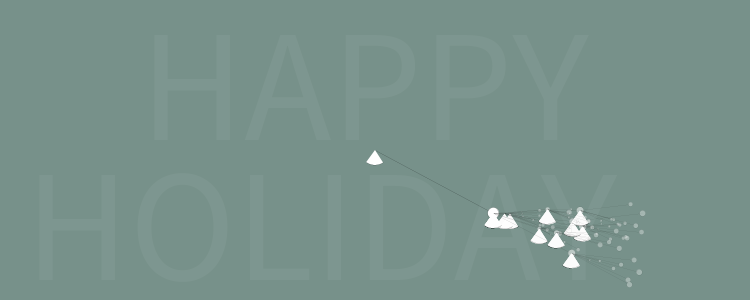
Frame 1 (no input)
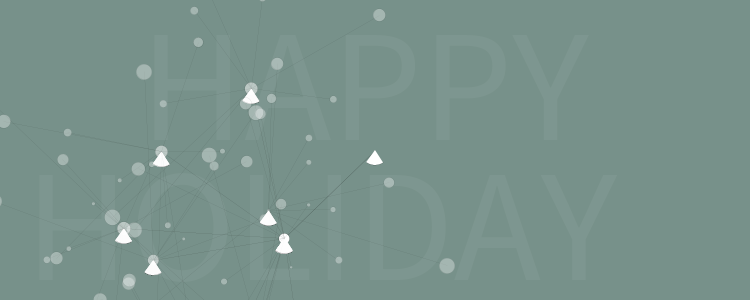
Frame 60 (the mouse pressed at the canvas centre just before this capture)
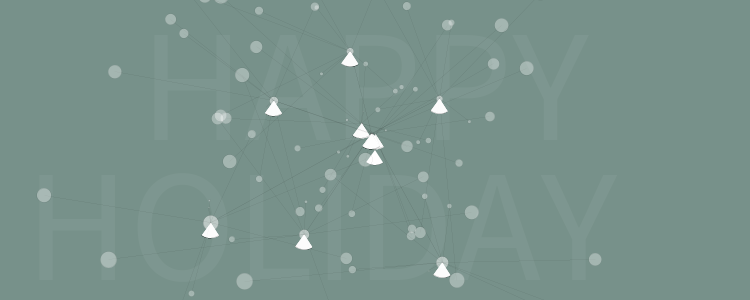
Frame 120 (the mouse held since frame 60 and released just before this capture)

The Processing sketch that drew these frames (run headless with seeded random() and noise(); from frame 60 on, the mouse is pressed at the canvas centre):

// Processing sketch: processing_130079
// ── processing_130079.pde

//Kang-Yu Om Liu 
//happy holiday
//give you s
//20140126

int _numChildren = 9;
int _maxLevels = 3;
Branch _trunk;

void setup() {
  size(750, 300);
  background(119, 145, 138);
  noFill();
  newTree();
  frameRate(15);
}

void draw() {
  background(119, 145, 138);
  fill(255, 12);
  textSize(160);
  text("HAPPY", 140, 140);
    text("HOLIDAY",25, 280);
  _trunk.updateMe(width/2, height/2);
  _trunk.drawMe();
}

void newTree() {
  _trunk = new Branch(1, 0, width/2, 250);
  _trunk.drawMe();
}


// the Branch class
class Branch {
  float level, index;
  float x, y;
  float endx, endy;
  float strokeW, alph; // line style 
  float len, lenChange; // length 
  float rot, rotChange; // rotation
  Branch[] children = new Branch[0];

  Branch(float lev, float ind, float ex, float ey) {
    level = lev;
    index = ind;
    strokeW = (1/level)/150;
    alph = 255/level; 
    len = (1/level)*random(200); 
    lenChange = random(10)-5; 
    rotChange = random(20)-5;

    updateMe(ex, ey);

    if (level < _maxLevels) {
      children = new Branch[_numChildren];
      for (int x=0; x<_numChildren; x++) {
        children[x] = new Branch(level+1, x, endx, endy);
      }
    }
  }

  void updateMe(float nx, float ny) {
    x = nx;
    y = ny;
    rot += rotChange; 
    len -= lenChange; 
    if (len<0 || len>200) { 
      lenChange *= -1;
    } 
    float radian = radians(rot); 
    endx = x+(len*cos(radian)); 
    endy = y+(len*sin(radian));

    for (int i=0; i<children.length; i++) {
      children[i].updateMe(endx, endy);
    }
  }

  void drawMe() {
    strokeWeight(strokeW); 
    stroke(0, alph);     
    line(x, y, endx, endy);
    fill(255, alph);
    ellipse(endx, endy, len/12, len/12);
    arc(x,y,30,30, 1, 2.20);
    for (int i=0; i<children.length; i++) {
      children[i].drawMe();
    }
  }
}
